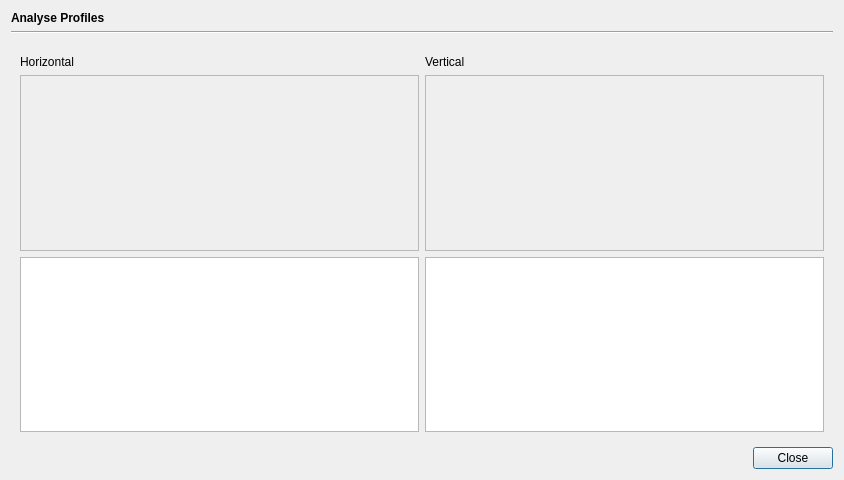
<?xml version="1.0" encoding="UTF-8"?>
<ui version="4.0">
 <class>AnalyseProfileDialog</class>
 <widget class="QDialog" name="AnalyseProfileDialog">
  <property name="geometry">
   <rect>
    <x>0</x>
    <y>0</y>
    <width>844</width>
    <height>480</height>
   </rect>
  </property>
  <property name="windowTitle">
   <string>Dialog</string>
  </property>
  <layout class="QVBoxLayout" name="verticalLayout">
   <item>
    <widget class="QLabel" name="label">
     <property name="font">
      <font>
       <bold>true</bold>
      </font>
     </property>
     <property name="text">
      <string>Analyse Profiles</string>
     </property>
    </widget>
   </item>
   <item>
    <widget class="Line" name="line">
     <property name="orientation">
      <enum>Qt::Horizontal</enum>
     </property>
    </widget>
   </item>
   <item>
    <widget class="QWidget" name="widget" native="true">
     <property name="sizePolicy">
      <sizepolicy hsizetype="Preferred" vsizetype="Preferred">
       <horstretch>1</horstretch>
       <verstretch>1</verstretch>
      </sizepolicy>
     </property>
     <layout class="QGridLayout" name="gridLayout">
      <item row="0" column="0" colspan="2">
       <widget class="QWidget" name="widget_2" native="true"/>
      </item>
      <item row="1" column="0">
       <widget class="QLabel" name="label_2">
        <property name="text">
         <string>Horizontal</string>
        </property>
       </widget>
      </item>
      <item row="1" column="1">
       <widget class="QLabel" name="label_3">
        <property name="text">
         <string>Vertical</string>
        </property>
       </widget>
      </item>
      <item row="2" column="1">
       <widget class="QwtPlot" name="verticalProfileChart">
        <property name="frameShape">
         <enum>QFrame::StyledPanel</enum>
        </property>
        <property name="frameShadow">
         <enum>QFrame::Raised</enum>
        </property>
       </widget>
      </item>
      <item row="2" column="0">
       <widget class="QwtPlot" name="horizontalProfileChart">
        <property name="sizePolicy">
         <sizepolicy hsizetype="Preferred" vsizetype="Preferred">
          <horstretch>0</horstretch>
          <verstretch>1</verstretch>
         </sizepolicy>
        </property>
        <property name="frameShape">
         <enum>QFrame::StyledPanel</enum>
        </property>
        <property name="frameShadow">
         <enum>QFrame::Raised</enum>
        </property>
       </widget>
      </item>
      <item row="3" column="0">
       <widget class="QTextBrowser" name="textBrowser">
        <property name="sizePolicy">
         <sizepolicy hsizetype="Expanding" vsizetype="Expanding">
          <horstretch>0</horstretch>
          <verstretch>1</verstretch>
         </sizepolicy>
        </property>
       </widget>
      </item>
      <item row="3" column="1">
       <widget class="QTextBrowser" name="textBrowser_2">
        <property name="sizePolicy">
         <sizepolicy hsizetype="Expanding" vsizetype="Expanding">
          <horstretch>0</horstretch>
          <verstretch>1</verstretch>
         </sizepolicy>
        </property>
       </widget>
      </item>
     </layout>
    </widget>
   </item>
   <item>
    <widget class="QDialogButtonBox" name="buttonBox">
     <property name="orientation">
      <enum>Qt::Horizontal</enum>
     </property>
     <property name="standardButtons">
      <set>QDialogButtonBox::Close</set>
     </property>
    </widget>
   </item>
  </layout>
 </widget>
 <customwidgets>
  <customwidget>
   <class>QwtPlot</class>
   <extends>QFrame</extends>
   <header>qwt_plot.h</header>
   <container>1</container>
  </customwidget>
 </customwidgets>
 <resources/>
 <connections>
  <connection>
   <sender>buttonBox</sender>
   <signal>accepted()</signal>
   <receiver>AnalyseProfileDialog</receiver>
   <slot>accept()</slot>
   <hints>
    <hint type="sourcelabel">
     <x>248</x>
     <y>254</y>
    </hint>
    <hint type="destinationlabel">
     <x>157</x>
     <y>274</y>
    </hint>
   </hints>
  </connection>
  <connection>
   <sender>buttonBox</sender>
   <signal>rejected()</signal>
   <receiver>AnalyseProfileDialog</receiver>
   <slot>reject()</slot>
   <hints>
    <hint type="sourcelabel">
     <x>316</x>
     <y>260</y>
    </hint>
    <hint type="destinationlabel">
     <x>286</x>
     <y>274</y>
    </hint>
   </hints>
  </connection>
 </connections>
</ui>
